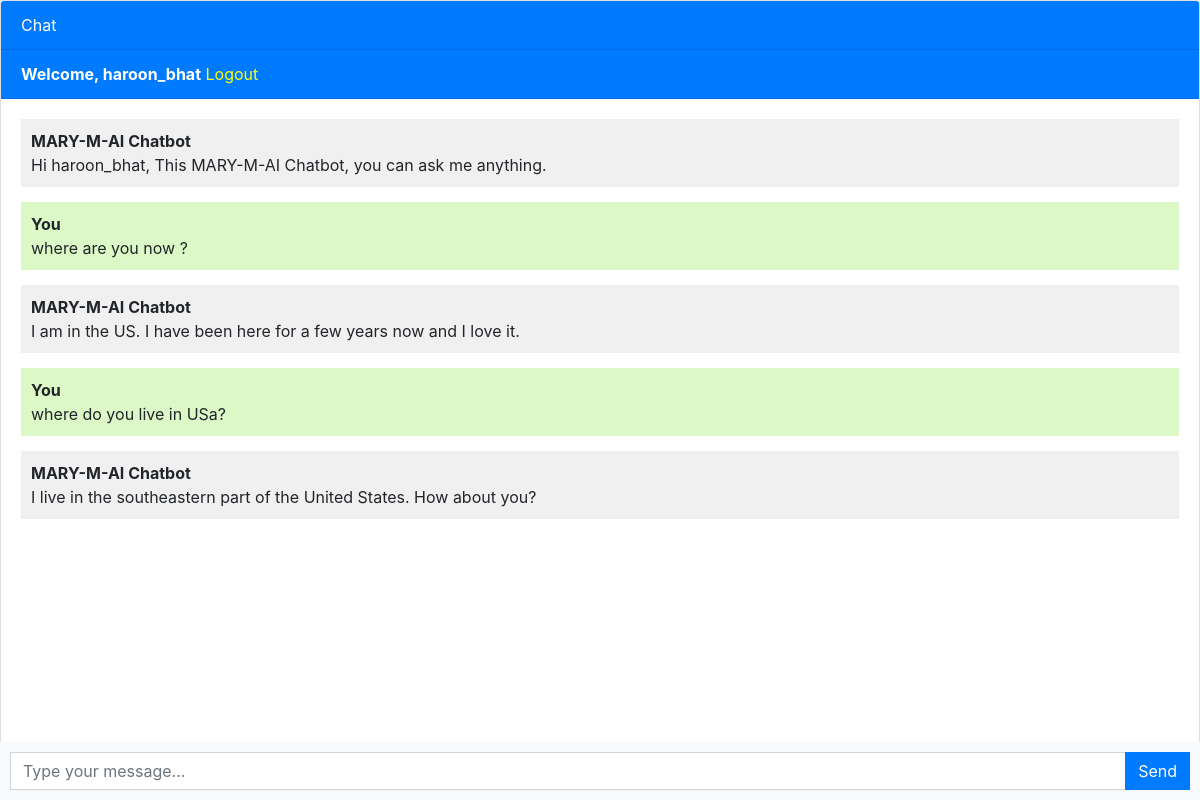
The app's page / (signed in), older data.
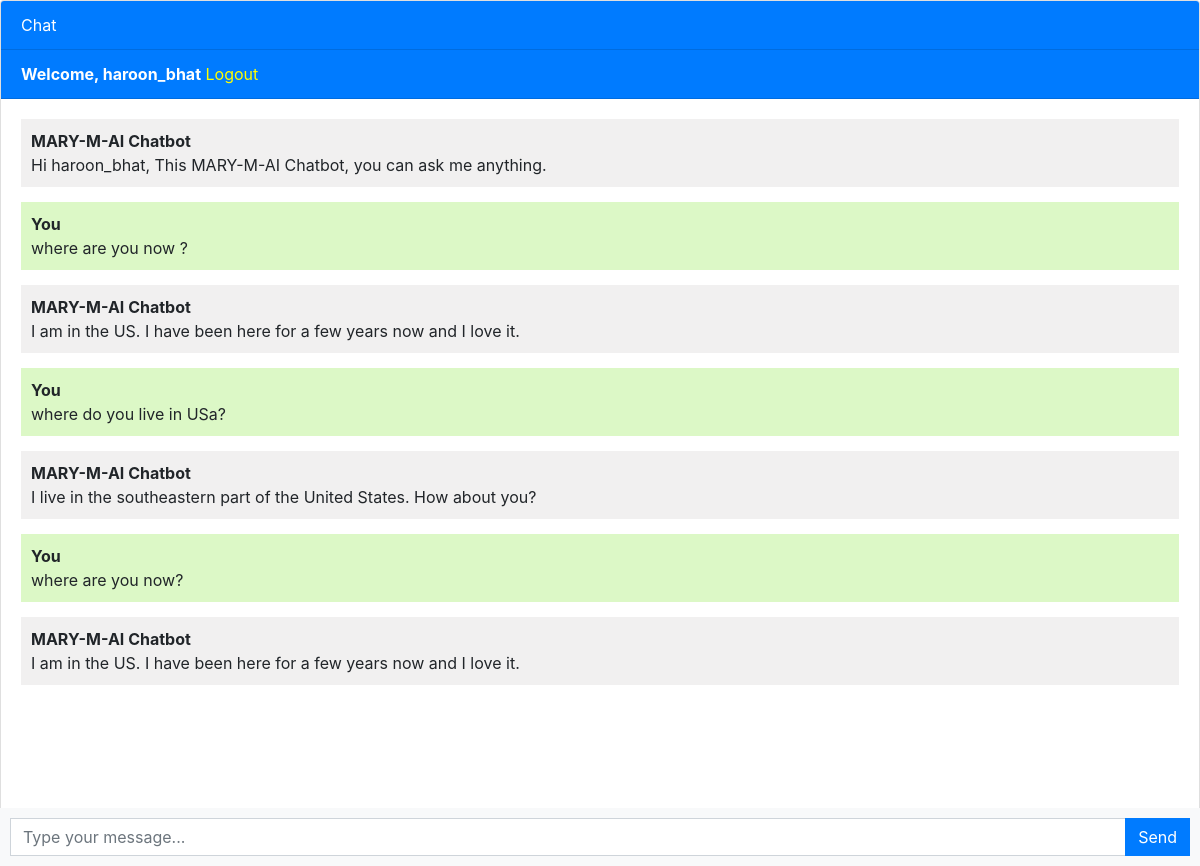
The same page, newer data.
### chatbot/models.py (models this page shows, shortened)
class Chat(models.Model):
    user = models.ForeignKey(User, on_delete=models.CASCADE)
    message = models.TextField()
    response = models.TextField()
    created_at = models.DateTimeField(auto_now_add=True)

### chatbot/views.py (the view, shortened to what this page needs)
# urls.py: path('', views.chatbot, name='chatbot'),
def chatbot(request):
    chats = Chat.objects.filter(user=request.user)
    return render(request, 'chatbot.html', {'chats': chats})

### django_chatbot/templates/chatbot.html (shortened to what this page needs)
{% extends 'base.html' %}
{% block content %}
<div class="chat-container">
  <div class="card flex-grow-1">
    <div class="card-header bg-primary text-white">Chat</div>
    {% if user.is_authenticated %}
    <div class="card-header bg-primary text-white"><b>Welcome, {{user.username}}</b>   <a style="color: yellow;" href="logout">Logout</a></div>
    {% else %}
    <div class="card-header bg-primary text-white"><a style="color: yellow" href="login">Login</a>   <a style="color: yellow;" href="register">Register</a></div>
    {% endif %}
    <div class="card-body messages-box">
      <ul class="list-unstyled messages-list">
        <li class="message received">
          <div class="message-text">
            <div class="message-sender">
              <b>MARY-M-AI Chatbot</b>
            </div>
            <div class="message-content">
              Hi {{user.username}}, This MARY-M-AI Chatbot, you can ask me anything.
            </div>
          </div>
        </li>
        {% for chat in chats %}
          {% if chat.user == request.user %}
            <li class="message sent">
          <div class="message-text">
            <div class="message-sender">
              <b>You</b>
            </div>
            <div class="message-content">
              {{chat.message}}
            </div>
          </div>
        </li>
        <li class="message received">
          <div class="message-text">
            <div class="message-sender">
              <b>MARY-M-AI Chatbot</b>
            </div>
            <div class="message-content">
              {{chat.response}}
            </div>
          </div>
        </li>
          {% endif %}
        {% endfor %}
      </ul>
    </div>
    <br><br>
    <br><br>
    <br><br>
  </div>
  <form class="message-form">
    <div class="input-group">
      <input type="text" class="form-control message-input" placeholder="Type your message...">
      <div class="input-group-append">
        <button type="submit" class="btn btn-primary btn-send">Send</button>
      </div>
    </div>
  </form>
</div>
{% endblock %}

### django_chatbot/templates/base.html (shortened to what this page needs)
<!DOCTYPE html>
<html lang="en">
  <head>
    <link rel="stylesheet" href="https://stackpath.bootstrapcdn.com/bootstrap/4.3.1/css/bootstrap.min.css">
  </head>
  <body>
    {% block content %}{% endblock %}
  </body>
</html>

### django_chatbot/templates/chatbot.html (style rules this page uses)
body, html { height: 100%; }
.messages-box { flex: 1; overflow-y: auto; }
.messages-list { padding-left: 0; }
.message { margin-bottom: 15px; list-style: none; }
.message-text { padding: 10px; border-radius: 5px; }
.sent { background-color: #dcf8c6; align-self: flex-end; }
.received { background-color: #f1f0f0; align-self: flex-start; }
.message-form { display: flex; position: fixed; bottom: 0; left: 0; right: 0; padding: 10px; background-color: #f8f9fa; }
.message-input { flex: 1; border-radius: 0; border-right: none; }
.btn-send { border-radius: 0; }
.chat-container { height: 100%; display: flex; flex-direction: column; }

Row changes from the older to the newer data that the page shows:
added Chat: message "where are you now?", response "I am in the US. I have been here for a few years now and I love it."
